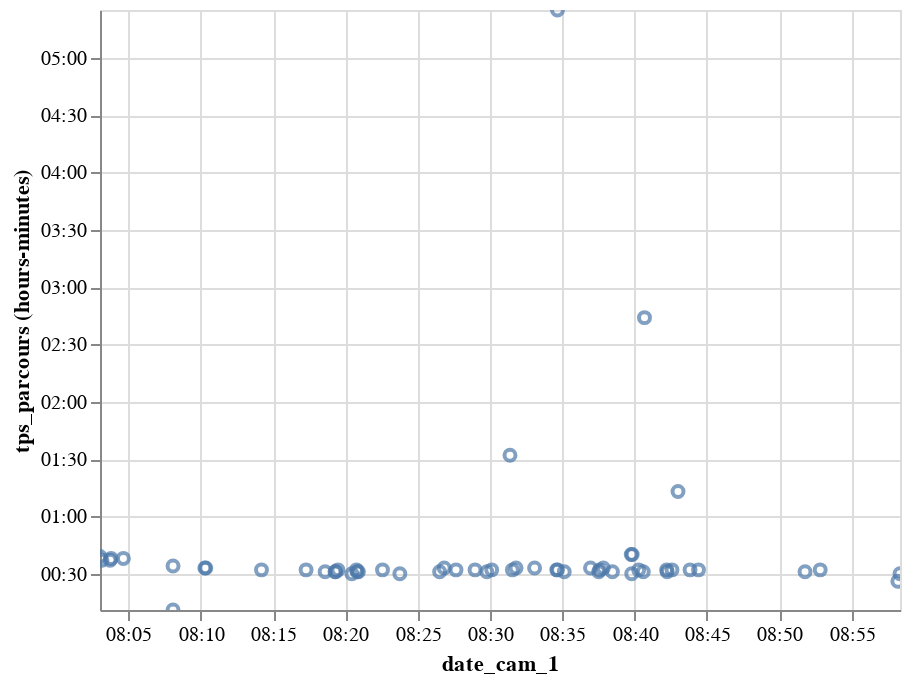

The code cell stored with this chart in its notebook:
### Code cell
test.graph()['A660-N10']

### Figure 1 — Vega-Lite specification as saved in the notebook (floating-point values rounded to 4 significant figures)
{"$schema": "https://vega.github.io/schema/vega-lite/v2.6.0.json", "config": {"view": {"height": 300, "width": 400}}, "data": {"name": "data-140a5277d247bbaf7f9d03084ebbf936"}, "datasets": {"data-140a5277d247bbaf7f9d03084ebbf936": [{"cameras": [19, 4, 5], "date_cam_1": "2019-01-28T08:03:02", "date_cam_2": "2019-01-28T08:42:51", "destination": "N10", "immat": "678146ec37efee9c25a700a24f89de9b3be9171d", "l": 1, "o_d": "A660-N10", "origine": "A660", "state": "FR", "tps_parcours": "2018-01-01T00:39:49"}, {"cameras": [19, 5], "date_cam_1": "2019-01-28T08:03:10", "date_cam_2": "2019-01-28T08:40:40", "destination": "N10", "immat": "20cbd43b42d14ddc57a5b3a765ea96e55f4ca237", "l": 1, "o_d": "A660-N10", "origine": "A660", "state": "PT", "tps_parcours": "2018-01-01T00:37:30"}, {"cameras": [19, 4, 5], "date_cam_1": "2019-01-28T08:03:44", "date_cam_2": "2019-01-28T08:41:32", "destination": "N10", "immat": "7f27d3da981506114f3d50b0b6e1995aa4d6f8ad", "l": 1, "o_d": "A660-N10", "origine": "A660", "state": "PT", "tps_parcours": "2018-01-01T00:37:48"}, {"cameras": [19, 4, 5], "date_cam_1": "2019-01-28T08:03:48", "date_cam_2": "2019-01-28T08:42:16", "destination": "N10", "immat": "c02ce45f4bda7f27bd67334f242547c5484a3b47", "l": 1, "o_d": "A660-N10", "origine": "A660", "state": "ES", "tps_parcours": "2018-01-01T00:38:28"}, {"cameras": [19, 4, 5], "date_cam_1": "2019-01-28T08:04:39", "date_cam_2": "2019-01-28T08:43:10", "destination": "N10", "immat": "2b3232cfac9dc603740cd8023b6a0fcb9b4a194d", "l": 1, "o_d": "A660-N10", "origine": "A660", "state": "ES", "tps_parcours": "2018-01-01T00:38:31"}, {"cameras": [19, 4, 5], "date_cam_1": "2019-01-28T08:08:05", "date_cam_2": "2019-01-28T08:42:19", "destination": "N10", "immat": "349b03ec4edc4f7e8b56520d5fc0fa918c58c4ec", "l": 1, "o_d": "A660-N10", "origine": "A660", "state": "ES", "tps_parcours": "2018-01-01T00:34:14"}, {"cameras": [19, 1, 5], "date_cam_1": "2019-01-28T08:08:05", "date_cam_2": "2019-01-29T08:19:38", "destination": "N10", "immat": "f3f312041cff04ebfb695137d0bccd3d094e19ed", "l": 1, "o_d": "A660-N10", "origine": "A660", "state": "FR", "tps_parcours": "2018-01-02T00:11:33"}, {"cameras": [19, 4, 5], "date_cam_1": "2019-01-28T08:10:17", "date_cam_2": "2019-01-28T08:43:45", "destination": "N10", "immat": "012ad3dc924592f9bcf7fb4c327e889a135c3f40", "l": 1, "o_d": "A660-N10", "origine": "A660", "state": "PT", "tps_parcours": "2018-01-01T00:33:28"}, {"cameras": [19, 4, 5], "date_cam_1": "2019-01-28T08:10:21", "date_cam_2": "2019-01-28T08:43:48", "destination": "N10", "immat": "3466d81bc44c1a4ac8bcd624bb74f9461735e9b4", "l": 1, "o_d": "A660-N10", "origine": "A660", "state": "PT", "tps_parcours": "2018-01-01T00:33:27"}, {"cameras": [19, 4, 5], "date_cam_1": "2019-01-28T08:14:12", "date_cam_2": "2019-01-28T08:46:31", "destination": "N10", "immat": "0dce44994e3426bbc7e4f107954694a7a2ab9990", "l": 1, "o_d": "A660-N10", "origine": "A660", "state": "ES", "tps_parcours": "2018-01-01T00:32:19"}, {"cameras": [19, 4, 5], "date_cam_1": "2019-01-28T08:17:17", "date_cam_2": "2019-01-28T08:49:21", "destination": "N10", "immat": "6706452085638696a0eeb37aeb6b69d8401c2f68", "l": 1, "o_d": "A660-N10", "origine": "A660", "state": "ES", "tps_parcours": "2018-01-01T00:32:04"}, {"cameras": [19, 4, 5], "date_cam_1": "2019-01-28T08:18:36", "date_cam_2": "2019-01-28T08:49:48", "destination": "N10", "immat": "b9357667de1ba4a3648123f24d7e2dafebc31c09", "l": 1, "o_d": "A660-N10", "origine": "A660", "state": "ES", "tps_parcours": "2018-01-01T00:31:12"}, {"cameras": [19, 4, 5], "date_cam_1": "2019-01-28T08:19:17", "date_cam_2": "2019-01-28T08:50:41", "destination": "N10", "immat": "11eb2cfd3479ffe41d44ad104ec7bb8afbd6f4a3", "l": 1, "o_d": "A660-N10", "origine": "A660", "state": "BG", "tps_parcours": "2018-01-01T00:31:24"}, {"cameras": [19, 4, 5], "date_cam_1": "2019-01-28T08:19:20", "date_cam_2": "2019-01-28T08:50:44", "destination": "N10", "immat": "fe5031df7348300c9a6196947da50bbb144e4ebc", "l": 1, "o_d": "A660-N10", "origine": "A660", "state": "ES", "tps_parcours": "2018-01-01T00:31:24"}, {"cameras": [19, 4, 5], "date_cam_1": "2019-01-28T08:19:29", "date_cam_2": "2019-01-28T08:52:05", "destination": "N10", "immat": "7bb9e0e57fd42aae616dc6d4344cf734da3f2b54", "l": 1, "o_d": "A660-N10", "origine": "A660", "state": "ES", "tps_parcours": "2018-01-01T00:32:36"}, {"cameras": [19, 4, 5], "date_cam_1": "2019-01-28T08:20:27", "date_cam_2": "2019-01-28T08:51:18", "destination": "N10", "immat": "5ddf7f8ae20aa150434123b24fccf49a6f6b7c51", "l": 1, "o_d": "A660-N10", "origine": "A660", "state": "ES", "tps_parcours": "2018-01-01T00:30:51"}, {"cameras": [19, 4, 5], "date_cam_1": "2019-01-28T08:20:46", "date_cam_2": "2019-01-28T08:53:07", "destination": "N10", "immat": "9445c5f487cd17d62ac8b23d0419dc4859027595", "l": 1, "o_d": "A660-N10", "origine": "A660", "state": "PT", "tps_parcours": "2018-01-01T00:32:21"}, {"cameras": [19, 4, 5], "date_cam_1": "2019-01-28T08:20:49", "date_cam_2": "2019-01-28T08:52:34", "destination": "N10", "immat": "e45c4e8e210b74dd8d05886e37310c466f0b0008", "l": 1, "o_d": "A660-N10", "origine": "A660", "state": "ES", "tps_parcours": "2018-01-01T00:31:45"}, {"cameras": [19, 4, 5], "date_cam_1": "2019-01-28T08:20:54", "date_cam_2": "2019-01-28T08:52:07", "destination": "N10", "immat": "db86c84d548e6aebed6d4ae89186173b4c6e7fdc", "l": 1, "o_d": "A660-N10", "origine": "A660", "state": "ES", "tps_parcours": "2018-01-01T00:31:13"}, {"cameras": [19, 4, 5], "date_cam_1": "2019-01-28T08:22:34", "date_cam_2": "2019-01-28T08:55:26", "destination": "N10", "immat": "4bf83064e23eb8f457a971333f15091ea86437f1", "l": 1, "o_d": "A660-N10", "origine": "A660", "state": "  ", "tps_parcours": "2018-01-01T00:32:52"}, {"cameras": [19, 4, 5], "date_cam_1": "2019-01-28T08:23:46", "date_cam_2": "2019-01-28T08:54:43", "destination": "N10", "immat": "6ecbd208bbef6c9b505df34b0d61ae57b1c8feda", "l": 1, "o_d": "A660-N10", "origine": "A660", "state": "ES", "tps_parcours": "2018-01-01T00:30:57"}, {"cameras": [19, 4, 5], "date_cam_1": "2019-01-28T08:26:31", "date_cam_2": "2019-01-28T08:57:53", "destination": "N10", "immat": "8ebeb8184de86315fe3614c6617acedcc7aaa2dc", "l": 1, "o_d": "A660-N10", "origine": "A660", "state": "PT", "tps_parcours": "2018-01-01T00:31:22"}, {"cameras": [19, 4, 5], "date_cam_1": "2019-01-28T08:26:50", "date_cam_2": "2019-01-28T08:59:53", "destination": "N10", "immat": "e90b9e5bce193b1c887be4a3f8bfa4fc58d1d844", "l": 1, "o_d": "A660-N10", "origine": "A660", "state": "ES", "tps_parcours": "2018-01-01T00:33:03"}, {"cameras": [19, 4, 5], "date_cam_1": "2019-01-28T08:27:39", "date_cam_2": "2019-01-28T08:59:40", "destination": "N10", "immat": "6fc0e2a0b2ca9749f689cb10354358679382783c", "l": 1, "o_d": "A660-N10", "origine": "A660", "state": "PT", "tps_parcours": "2018-01-01T00:32:01"}, {"cameras": [19, 4, 5], "date_cam_1": "2019-01-28T08:28:58", "date_cam_2": "2019-01-28T09:01:49", "destination": "N10", "immat": "8c04ef6eab594ed24765ca0dfca242f8b472933b", "l": 1, "o_d": "A660-N10", "origine": "A660", "state": "ES", "tps_parcours": "2018-01-01T00:32:51"}, {"cameras": [19, 4, 5], "date_cam_1": "2019-01-28T08:29:47", "date_cam_2": "2019-01-28T09:01:37", "destination": "N10", "immat": "10861832d98cfa299a6b54046119bbb07c6e3192", "l": 1, "o_d": "A660-N10", "origine": "A660", "state": "ES", "tps_parcours": "2018-01-01T00:31:50"}, {"cameras": [19, 4, 5], "date_cam_1": "2019-01-28T08:30:07", "date_cam_2": "2019-01-28T09:02:58", "destination": "N10", "immat": "06da0fb9993a772b516c87b59377aad8970de89a", "l": 1, "o_d": "A660-N10", "origine": "A660", "state": "ES", "tps_parcours": "2018-01-01T00:32:51"}, {"cameras": [19, 5], "date_cam_1": "2019-01-28T08:31:23", "date_cam_2": "2019-01-28T10:03:56", "destination": "N10", "immat": "9f45ea43e1ac92bb5a1ca83b693f1d5dd91acd94", "l": 1, "o_d": "A660-N10", "origine": "A660", "state": "PT", "tps_parcours": "2018-01-01T01:32:33"}, {"cameras": [19, 4, 5], "date_cam_1": "2019-01-28T08:31:33", "date_cam_2": "2019-01-28T09:04:06", "destination": "N10", "immat": "85fbb724fdaa7b8e950431c658d6ede33ad9475f", "l": 1, "o_d": "A660-N10", "origine": "A660", "state": "SK", "tps_parcours": "2018-01-01T00:32:33"}, {"cameras": [19, 4, 5], "date_cam_1": "2019-01-28T08:31:48", "date_cam_2": "2019-01-28T09:04:49", "destination": "N10", "immat": "ba4df0325ab48a5428acb1e2c29e3674d5ac6307", "l": 1, "o_d": "A660-N10", "origine": "A660", "state": "PL", "tps_parcours": "2018-01-01T00:33:01"}, {"cameras": [19, 4, 5], "date_cam_1": "2019-01-28T08:33:05", "date_cam_2": "2019-01-28T09:06:16", "destination": "N10", "immat": "96abea01403c768d1d620e05f577a3d79556009b", "l": 1, "o_d": "A660-N10", "origine": "A660", "state": "ES", "tps_parcours": "2018-01-01T00:33:11"}, {"cameras": [19, 4, 5], "date_cam_1": "2019-01-28T08:34:37", "date_cam_2": "2019-01-28T09:07:26", "destination": "N10", "immat": "c8a774ed0af6266a8ea96da0da6aafe634020b4a", "l": 1, "o_d": "A660-N10", "origine": "A660", "state": "ES", "tps_parcours": "2018-01-01T00:32:49"}, {"cameras": [19, 5], "date_cam_1": "2019-01-28T08:34:40", "date_cam_2": "2019-01-29T14:00:01", "destination": "N10", "immat": "3631f5d52da9269501deb011fa2ff565a77a9451", "l": 1, "o_d": "A660-N10", "origine": "A660", "state": "  ", "tps_parcours": "2018-01-02T05:25:21"}, {"cameras": [19, 4, 5], "date_cam_1": "2019-01-28T08:34:40", "date_cam_2": "2019-01-28T09:07:21", "destination": "N10", "immat": "43e3ab6c8fa45b7443190c11a898be574257090c", "l": 1, "o_d": "A660-N10", "origine": "A660", "state": "ES", "tps_parcours": "2018-01-01T00:32:41"}, {"cameras": [19, 4, 5], "date_cam_1": "2019-01-28T08:35:08", "date_cam_2": "2019-01-28T09:06:51", "destination": "N10", "immat": "78194b6466efedd0f7af1bf93d15af6d22d63d0e", "l": 1, "o_d": "A660-N10", "origine": "A660", "state": "PT", "tps_parcours": "2018-01-01T00:31:43"}, {"cameras": [19, 4, 5], "date_cam_1": "2019-01-28T08:36:57", "date_cam_2": "2019-01-28T09:10:09", "destination": "N10", "immat": "d3d4cb508ca850d8924034113f8ec3077ae26503", "l": 1, "o_d": "A660-N10", "origine": "A660", "state": "ES", "tps_parcours": "2018-01-01T00:33:12"}, {"cameras": [19, 4, 5], "date_cam_1": "2019-01-28T08:37:31", "date_cam_2": "2019-01-28T09:09:02", "destination": "N10", "immat": "3a3a121e25789e84b952dc9ab56dbb9108edbaca", "l": 1, "o_d": "A660-N10", "origine": "A660", "state": "ES", "tps_parcours": "2018-01-01T00:31:31"}, {"cameras": [19, 4, 5], "date_cam_1": "2019-01-28T08:37:35", "date_cam_2": "2019-01-28T09:09:57", "destination": "N10", "immat": "0fc0d410b6ac9fa449c28ab3a5699182945d19ce", "l": 1, "o_d": "A660-N10", "origine": "A660", "state": "ES", "tps_parcours": "2018-01-01T00:32:22"}, {"cameras": [19, 4, 5], "date_cam_1": "2019-01-28T08:37:50", "date_cam_2": "2019-01-28T09:10:52", "destination": "N10", "immat": "01726a6fc7e9688125999e80331e51c0326cb05f", "l": 1, "o_d": "A660-N10", "origine": "A660", "state": "PT", "tps_parcours": "2018-01-01T00:33:02"}, {"cameras": [19, 4, 5], "date_cam_1": "2019-01-28T08:38:28", "date_cam_2": "2019-01-28T09:09:52", "destination": "N10", "immat": "aac68177d2f804b233fa275f82eb4611068bab43", "l": 1, "o_d": "A660-N10", "origine": "A660", "state": "ES", "tps_parcours": "2018-01-01T00:31:24"}, {"cameras": [19, 1, 5], "date_cam_1": "2019-01-28T08:39:46", "date_cam_2": "2019-01-28T09:19:50", "destination": "N10", "immat": "3dc15f10d1d3a19d31927036a3cc45944d1c5695", "l": 1, "o_d": "A660-N10", "origine": "A660", "state": "ES", "tps_parcours": "2018-01-01T00:40:04"}, {"cameras": [19, 4, 5], "date_cam_1": "2019-01-28T08:39:48", "date_cam_2": "2019-01-28T09:10:15", "destination": "N10", "immat": "967b79aeb1cb41102b6542193c480acb44329215", "l": 1, "o_d": "A660-N10", "origine": "A660", "state": "CZ", "tps_parcours": "2018-01-01T00:30:27"}, {"cameras": [19, 1, 5], "date_cam_1": "2019-01-28T08:39:50", "date_cam_2": "2019-01-28T09:19:52", "destination": "N10", "immat": "98119aeeffd8fe2c28a29fa62a9f96913eebd576", "l": 1, "o_d": "A660-N10", "origine": "A660", "state": "ES", "tps_parcours": "2018-01-01T00:40:02"}, {"cameras": [19, 4, 5], "date_cam_1": "2019-01-28T08:40:17", "date_cam_2": "2019-01-28T09:12:19", "destination": "N10", "immat": "259e282868ddeea5d140b5770cb2b1fc2c951797", "l": 1, "o_d": "A660-N10", "origine": "A660", "state": "ES", "tps_parcours": "2018-01-01T00:32:02"}, {"cameras": [19, 4, 5], "date_cam_1": "2019-01-28T08:40:36", "date_cam_2": "2019-01-28T09:12:22", "destination": "N10", "immat": "6d97a1d0343e75ee739772217097c8fd79aea4bc", "l": 1, "o_d": "A660-N10", "origine": "A660", "state": "ES", "tps_parcours": "2018-01-01T00:31:46"}, {"cameras": [19, 4, 5], "date_cam_1": "2019-01-28T08:40:41", "date_cam_2": "2019-01-28T11:25:34", "destination": "N10", "immat": "ac14b270cd9ae010e5ebcbf7343c2c073668f1cf", "l": 1, "o_d": "A660-N10", "origine": "A660", "state": "ES", "tps_parcours": "2018-01-01T02:44:53"}, {"cameras": [19, 4, 5], "date_cam_1": "2019-01-28T08:42:13", "date_cam_2": "2019-01-28T09:14:29", "destination": "N10", "immat": "a08682a1a009a88761b2f0d004f442168f002a44", "l": 1, "o_d": "A660-N10", "origine": "A660", "state": "ES", "tps_parcours": "2018-01-01T00:32:16"}, {"cameras": [19, 4, 5], "date_cam_1": "2019-01-28T08:42:15", "date_cam_2": "2019-01-28T09:14:11", "destination": "N10", "immat": "ef8514a67c465e5f18639efa11b20033c9c426a2", "l": 1, "o_d": "A660-N10", "origine": "A660", "state": "FR", "tps_parcours": "2018-01-01T00:31:56"}, {"cameras": [19, 4, 5], "date_cam_1": "2019-01-28T08:42:35", "date_cam_2": "2019-01-28T09:14:42", "destination": "N10", "immat": "fd2f541d1392a2b62f00b2b2361aeda1694e415b", "l": 1, "o_d": "A660-N10", "origine": "A660", "state": "CZ", "tps_parcours": "2018-01-01T00:32:07"}, {"cameras": [19, 5], "date_cam_1": "2019-01-28T08:43:00", "date_cam_2": "2019-01-28T09:56:52", "destination": "N10", "immat": "88e07acd9064e20b713316874bb0e05635611211", "l": 1, "o_d": "A660-N10", "origine": "A660", "state": "FR", "tps_parcours": "2018-01-01T01:13:52"}, {"cameras": [19, 4, 5], "date_cam_1": "2019-01-28T08:43:50", "date_cam_2": "2019-01-28T09:16:27", "destination": "N10", "immat": "ccbc87983f0d091403bdb8adf4c5385f06f19b97", "l": 1, "o_d": "A660-N10", "origine": "A660", "state": "ES", "tps_parcours": "2018-01-01T00:32:37"}, {"cameras": [19, 4, 5], "date_cam_1": "2019-01-28T08:44:25", "date_cam_2": "2019-01-28T09:17:07", "destination": "N10", "immat": "d89590661dcd057e17bc24b6a6fe50ac2ca8c457", "l": 1, "o_d": "A660-N10", "origine": "A660", "state": "ES", "tps_parcours": "2018-01-01T00:32:42"}, {"cameras": [19, 4, 5], "date_cam_1": "2019-01-28T08:51:47", "date_cam_2": "2019-01-28T09:23:26", "destination": "N10", "immat": "c62067e3c9bb055207a4f4cb9743c2f46675a369", "l": 1, "o_d": "A660-N10", "origine": "A660", "state": "ES", "tps_parcours": "2018-01-01T00:31:39"}, {"cameras": [19, 4, 5], "date_cam_1": "2019-01-28T08:52:50", "date_cam_2": "2019-01-28T09:25:35", "destination": "N10", "immat": "479a8ca699fe24d277c6cd8fb7a356016f02548e", "l": 1, "o_d": "A660-N10", "origine": "A660", "state": "FR", "tps_parcours": "2018-01-01T00:32:45"}, {"cameras": [19, 5], "date_cam_1": "2019-01-28T08:58:12", "date_cam_2": "2019-01-28T09:25:02", "destination": "N10", "immat": "57b0c8648016716d801733aa0cb0bc8a56e3d3de", "l": 1, "o_d": "A660-N10", "origine": "A660", "state": "  ", "tps_parcours": "2018-01-01T00:26:50"}, {"cameras": [19, 4, 5], "date_cam_1": "2019-01-28T08:58:21", "date_cam_2": "2019-01-28T09:29:06", "destination": "N10", "immat": "5535137e03766ba0a588ca2ab85221c2f6f14894", "l": 1, "o_d": "A660-N10", "origine": "A660", "state": "ES", "tps_parcours": "2018-01-01T00:30:45"}]}, "encoding": {"tooltip": {"field": "tps_parcours", "timeUnit": "hoursminutes", "type": "temporal"}, "x": {"field": "date_cam_1", "type": "temporal"}, "y": {"field": "tps_parcours", "timeUnit": "hoursminutes", "type": "temporal"}}, "mark": "point", "selection": {"selector057": {"bind": "scales", "encodings": ["x", "y"], "mark": {"fill": "#333", "fillOpacity": 0.125, "stroke": "white"}, "on": "[mousedown, window:mouseup] > window:mousemove!", "resolve": "global", "translate": "[mousedown, window:mouseup] > window:mousemove!", "type": "interval", "zoom": "wheel!"}}}
